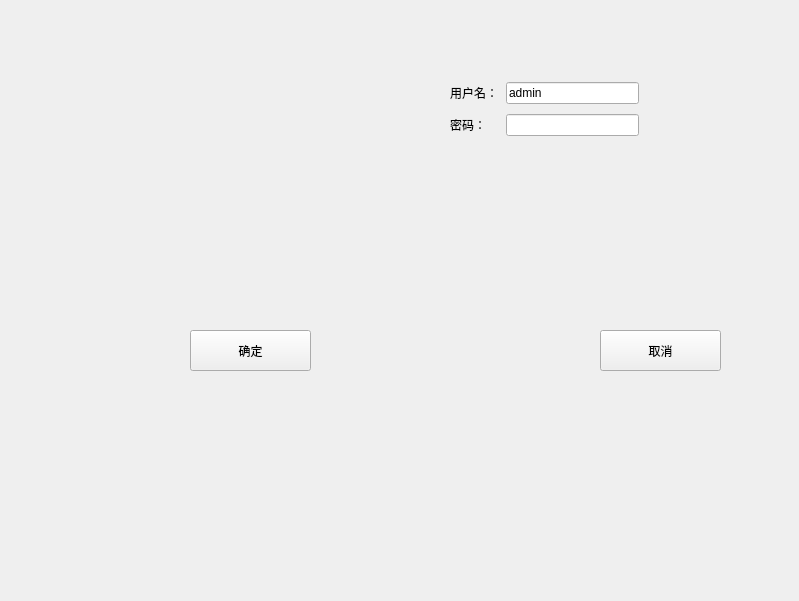
<?xml version="1.0" encoding="UTF-8"?>
<ui version="4.0">
 <class>login</class>
 <widget class="QWidget" name="login">
  <property name="geometry">
   <rect>
    <x>0</x>
    <y>0</y>
    <width>799</width>
    <height>601</height>
   </rect>
  </property>
  <property name="windowTitle">
   <string>Form</string>
  </property>
  <widget class="QPushButton" name="pushButton">
   <property name="geometry">
    <rect>
     <x>190</x>
     <y>330</y>
     <width>121</width>
     <height>41</height>
    </rect>
   </property>
   <property name="text">
    <string>确定</string>
   </property>
  </widget>
  <widget class="QPushButton" name="pushButton_2">
   <property name="geometry">
    <rect>
     <x>600</x>
     <y>330</y>
     <width>121</width>
     <height>41</height>
    </rect>
   </property>
   <property name="text">
    <string>取消</string>
   </property>
  </widget>
  <widget class="QWidget" name="layoutWidget">
   <property name="geometry">
    <rect>
     <x>450</x>
     <y>80</y>
     <width>189</width>
     <height>58</height>
    </rect>
   </property>
   <layout class="QGridLayout" name="gridLayout">
    <property name="leftMargin">
     <number>0</number>
    </property>
    <property name="topMargin">
     <number>0</number>
    </property>
    <property name="rightMargin">
     <number>0</number>
    </property>
    <property name="spacing">
     <number>8</number>
    </property>
    <item row="0" column="0">
     <widget class="QLabel" name="label">
      <property name="text">
       <string>用户名：</string>
      </property>
     </widget>
    </item>
    <item row="0" column="1">
     <widget class="QLineEdit" name="lineEdit">
      <property name="text">
       <string>admin</string>
      </property>
     </widget>
    </item>
    <item row="1" column="0">
     <widget class="QLabel" name="label_2">
      <property name="text">
       <string>密码：</string>
      </property>
     </widget>
    </item>
    <item row="1" column="1">
     <widget class="QLineEdit" name="lineEdit_2"/>
    </item>
   </layout>
  </widget>
 </widget>
 <resources/>
 <connections/>
</ui>
